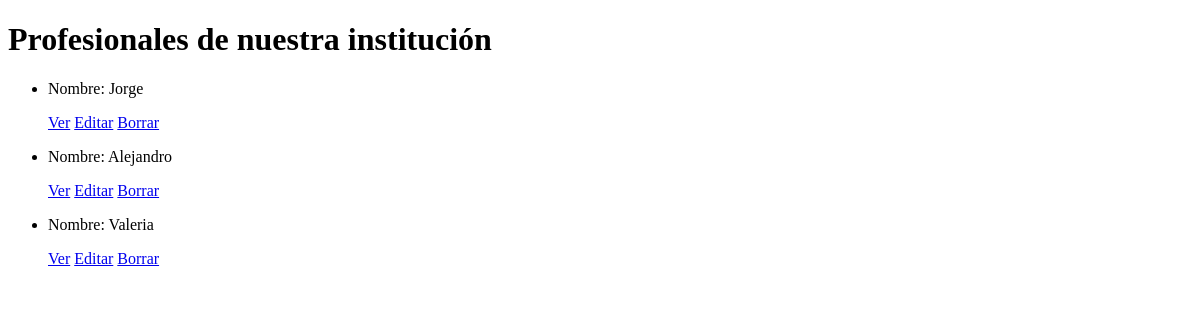
The page /App1/profesional/list on the database as committed earlier.
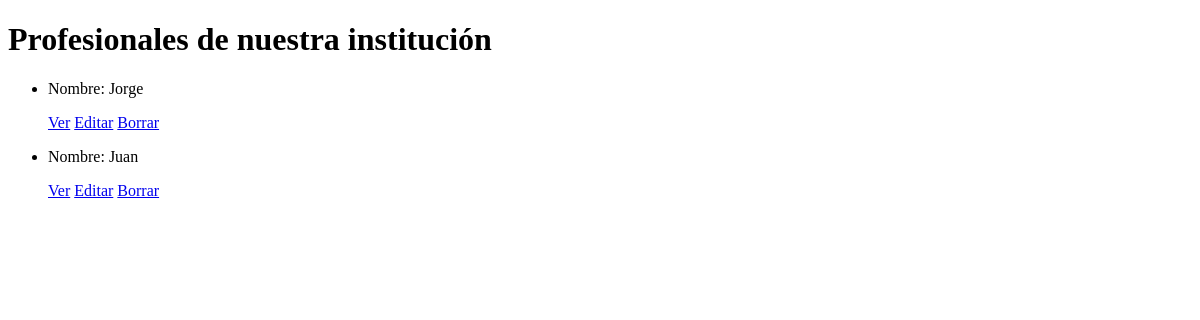
The same page on the database as committed later.
### App1/models.py (models this page shows, shortened)
class Profesional(models.Model):
    nombre = models.CharField(max_length=30)
    apellido = models.CharField(max_length=30)
    mail = models.EmailField()
    profesion = models.CharField(max_length=30)

### App1/views.py (the view)
# urls.py: path('profesional/list',views.ProfesionalList.as_view(),name='List'),
class ProfesionalList(ListView):
    model =Profesional
    template_name='/App1/profesional_list.html'

### App1/templates/App1/profesional_list.html (shortened to what this page needs)
<!DOCTYPE html>
<html lang="en">
<head>
</head>
<body>
    <h1>Profesionales de nuestra institución</h1>
    <ul>
        {% for profesional in object_list %}
            <li>
                <p>Nombre: {{ profesional.nombre }}</p>
                <p>
                    <a href="{% url 'Detail' profesional.id %}">Ver</a>
                    <a href="{% url 'Edit' profesional.id %}">Editar</a>
                    <a href="{% url 'Delete' profesional.id %}">Borrar</a>
                </p>
            </li>
        {% endfor %}
    </ul>
</body>
</html>

Rows that differ between the two databases and show on the page:
removed Profesional: nombre "Valeria"
changed Profesional: nombre "Alejandro" → "Juan"
